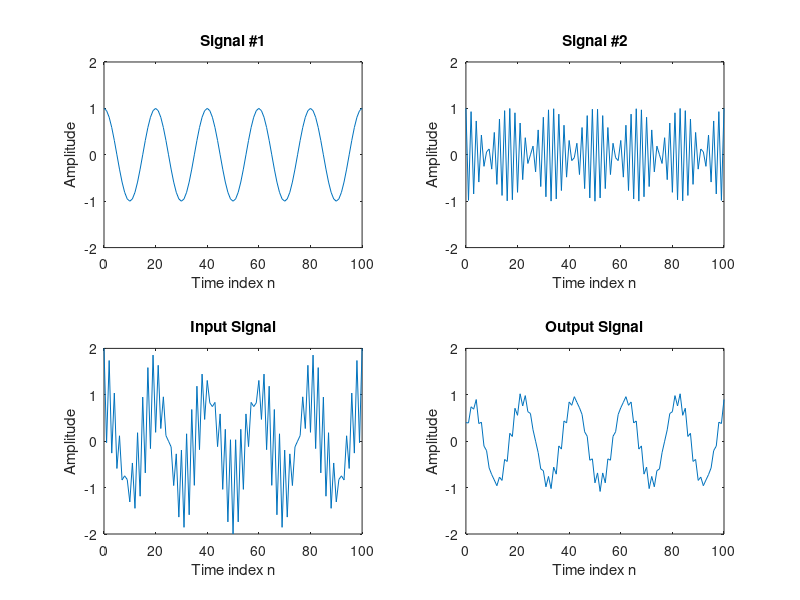

Write the MATLAB code that produced this figure.
% Program Expt5_3
% Simulation of an M-point Moving Average Filter
% Generate the input signal
n = 0:100;
s1 = cos(2*pi*0.05*n); % Low-frequency sinusoid
s2 = cos(2*pi*0.47*n); % High-frequency sinusoid
x = s1 + s2;

% Implementation of the moving average filter
M = input('Enter the desired length of the filter: ');
num = ones(1, M);
y = filter(num, 1, x) / M;

% Create subplots for input and output signals
clf;

% Plot Signal #1
subplot(2, 2, 1);
plot(n, s1);
axis([0, 100, -2, 2]);
xlabel('Time index n'); ylabel('Amplitude');
title('Signal #1');

% Plot Signal #2
subplot(2, 2, 2);
plot(n, s2);
axis([0, 100, -2, 2]);
xlabel('Time index n'); ylabel('Amplitude');
title('Signal #2');

% Plot Input Signal
subplot(2, 2, 3);
plot(n, x);
axis([0, 100, -2, 2]);
xlabel('Time index n'); ylabel('Amplitude');
title('Input Signal');

% Plot Output Signal
subplot(2, 2, 4);
plot(n, y);       
axis([0, 100, -2, 2]);
xlabel('Time index n'); ylabel('Amplitude');
title('Output Signal');
